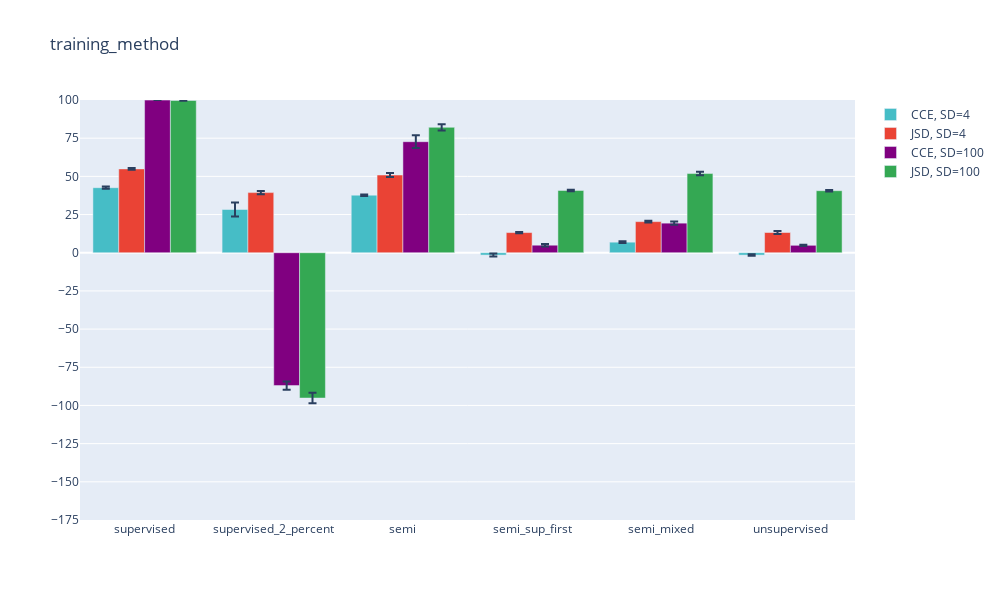
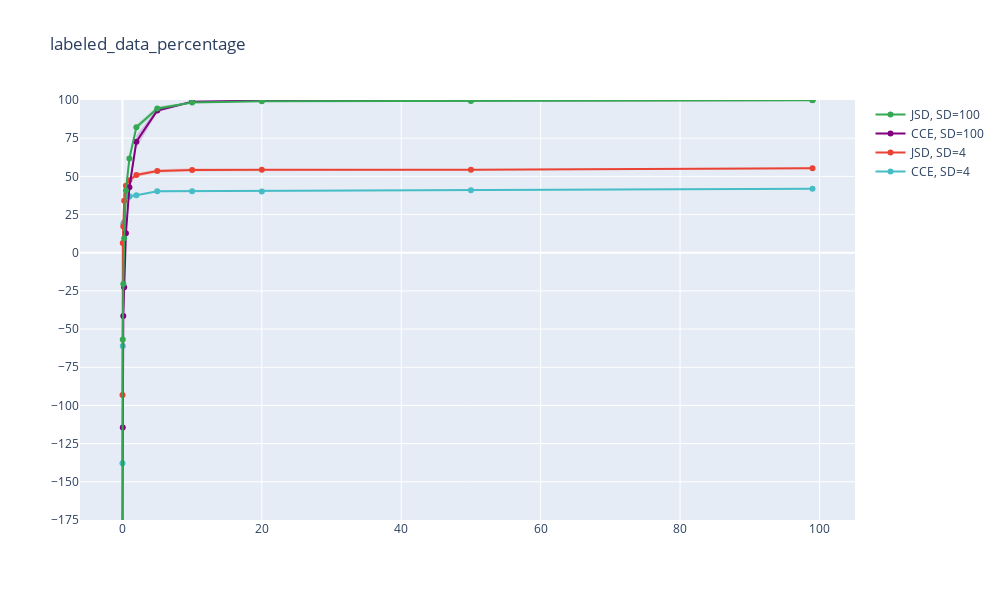
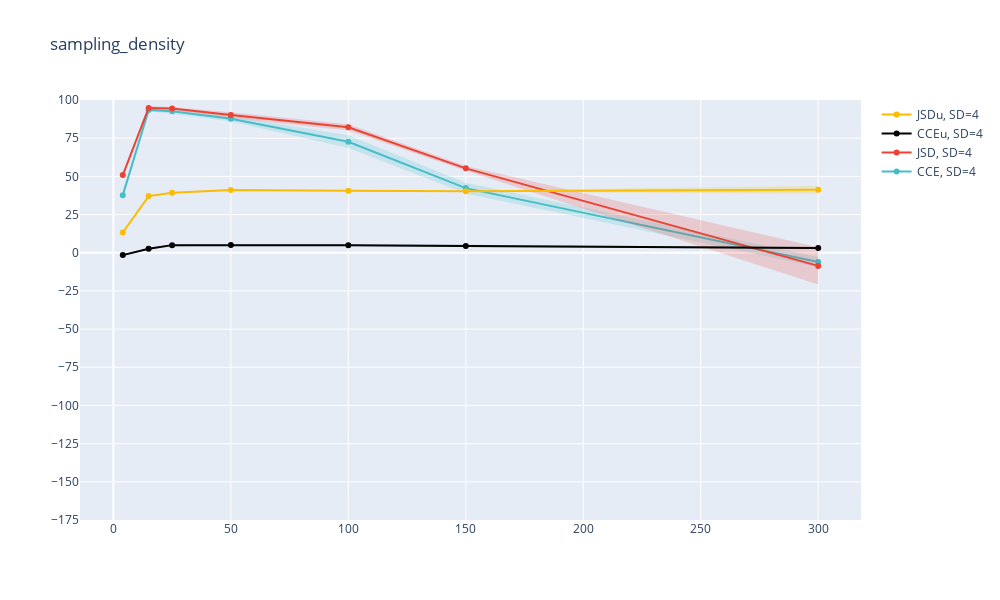
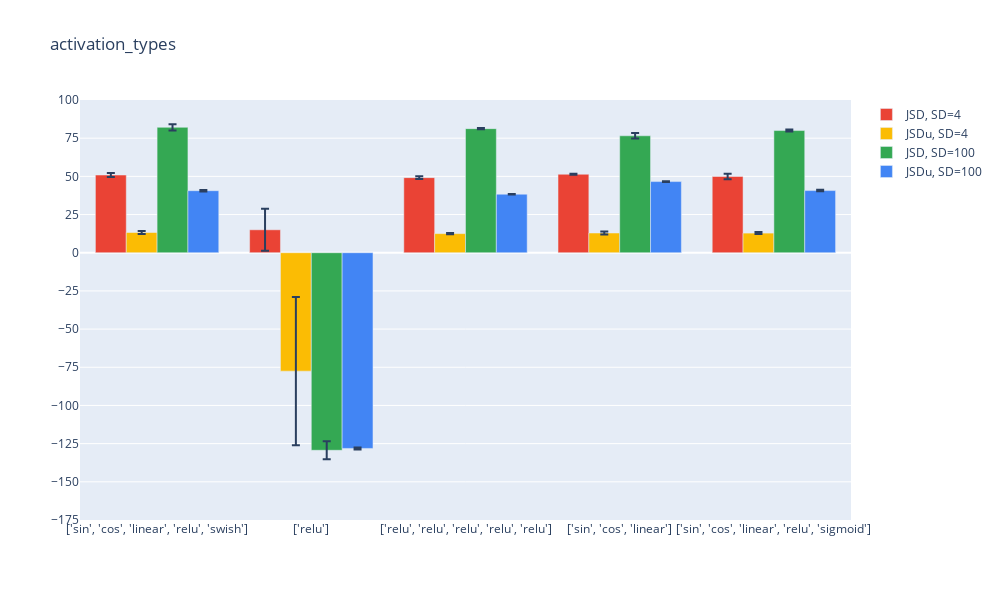

Write notebook code for charts like these, in order.
### Code cell
for i in range(len(parameters)):
    if i not in [0,1,2]:
        excluded_config_strings=['CCE, SD=4', 'CCEu, SD=4', 'CCE, SD=100','CCEu, SD=100']
    else:
        excluded_config_strings=[]
    plot_vals(i,USE_PLOTLY=True,excluded_config_strings=excluded_config_strings)

### Figure 1 — Plotly figure (JSON) as saved in the notebook; plotly's stock layout.template omitted (floating-point values rounded to 4 significant figures)
{"data": [{"error_y": {"array": [0.7104, 4.563, 0.4765, 0.9805, 0.5569, 0.4962]}, "marker": {"color": "#46BDC6"}, "name": "CCE, SD=4", "type": "bar", "x": ["supervised", "supervised_2_percent", "semi", "semi_sup_first", "semi_mixed", "unsupervised"], "y": [42.58, 28.31, 37.7, -1.531, 6.908, -1.556]}, {"error_y": {"array": [0.5693, 0.9914, 1.306, 0.4167, 0.62, 1.051]}, "marker": {"color": "#EA4335"}, "name": "JSD, SD=4", "type": "bar", "x": ["supervised", "supervised_2_percent", "semi", "semi_sup_first", "semi_mixed", "unsupervised"], "y": [54.88, 39.36, 50.87, 13.19, 20.36, 13.24]}, {"error_y": {"array": [0.01485, 2.689, 4.183, 0.7726, 1.01, 0.4057]}, "marker": {"color": "#800080"}, "name": "CCE, SD=100", "type": "bar", "x": ["supervised", "supervised_2_percent", "semi", "semi_sup_first", "semi_mixed", "unsupervised"], "y": [99.95, -87.0, 72.7, 4.92, 19.36, 4.854]}, {"error_y": {"array": [0.2287, 3.439, 2.027, 0.497, 1.129, 0.5208]}, "marker": {"color": "#34A853"}, "name": "JSD, SD=100", "type": "bar", "x": ["supervised", "supervised_2_percent", "semi", "semi_sup_first", "semi_mixed", "unsupervised"], "y": [99.66, -95.15, 82.11, 40.76, 51.83, 40.62]}], "layout": {"height": 600, "title": {"text": "training_method"}, "width": 1000, "yaxis": {"dtick": 25, "range": [-175, 100], "tick0": 0}}}

### Figure 2 — Plotly figure (JSON) as saved in the notebook; plotly's stock layout.template omitted (floating-point values rounded to 4 significant figures)
{"data": [{"marker": {"color": "#46BDC6"}, "mode": "lines+markers", "name": "CCE, SD=4", "type": "scatter", "x": [99, 50, 20, 10, 5, 2, 1, 0.5, 0.25, 0.125, 0.05, 0.01], "y": [41.96, 40.89, 40.11, 40.19, 40.18, 37.7, 36.83, 38.01, 20.1, 19.02, -61.13, -137.8]}, {"line": {"width": 0}, "marker": {"color": "#46BDC6"}, "mode": "lines", "name": "Upper bound", "showlegend": false, "type": "scatter", "x": [99, 50, 20, 10, 5, 2, 1, 0.5, 0.25, 0.125, 0.05, 0.01], "y": [42.19, 41.4, 40.28, 41.17, 40.8, 38.18, 39.43, 39.67, 33.49, 24.13, -27.7, -120.7]}, {"fill": "tonexty", "fillcolor": "rgba(70, 189, 198, 0.2)", "line": {"width": 0}, "marker": {"color": "#46BDC6"}, "mode": "lines", "name": "Lower bound", "showlegend": false, "type": "scatter", "x": [99, 50, 20, 10, 5, 2, 1, 0.5, 0.25, 0.125, 0.05, 0.01], "y": [41.73, 40.38, 39.94, 39.21, 39.56, 37.22, 34.23, 36.36, 6.706, 13.91, -94.56, -154.9]}, {"marker": {"color": "#EA4335"}, "mode": "lines+markers", "name": "JSD, SD=4", "type": "scatter", "x": [99, 50, 20, 10, 5, 2, 1, 0.5, 0.25, 0.125, 0.05, 0.01], "y": [55.28, 54.28, 54.32, 54.22, 53.5, 50.87, 47.42, 43.86, 34.1, 17.14, 6.351, -93.22]}, {"line": {"width": 0}, "marker": {"color": "#EA4335"}, "mode": "lines", "name": "Upper bound", "showlegend": false, "type": "scatter", "x": [99, 50, 20, 10, 5, 2, 1, 0.5, 0.25, 0.125, 0.05, 0.01], "y": [55.8, 54.7, 54.89, 55.27, 54.59, 52.18, 48.72, 45.96, 39.09, 20.48, 31.61, -72.02]}, {"fill": "tonexty", "fillcolor": "rgba(234, 67, 53, 0.2)", "line": {"width": 0}, "marker": {"color": "#EA4335"}, "mode": "lines", "name": "Lower bound", "showlegend": false, "type": "scatter", "x": [99, 50, 20, 10, 5, 2, 1, 0.5, 0.25, 0.125, 0.05, 0.01], "y": [54.75, 53.86, 53.75, 53.16, 52.4, 49.57, 46.12, 41.77, 29.11, 13.8, -18.9, -114.4]}, {"marker": {"color": "#800080"}, "mode": "lines+markers", "name": "CCE, SD=100", "type": "scatter", "x": [99, 50, 20, 10, 5, 2, 1, 0.5, 0.25, 0.125, 0.05, 0.01], "y": [99.97, 99.85, 99.63, 98.83, 93.13, 72.7, 42.93, 12.77, -22.64, -41.48, -114.5, -185.9]}, {"line": {"width": 0}, "marker": {"color": "#800080"}, "mode": "lines", "name": "Upper bound", "showlegend": false, "type": "scatter", "x": [99, 50, 20, 10, 5, 2, 1, 0.5, 0.25, 0.125, 0.05, 0.01], "y": [99.99, 99.87, 99.72, 99.01, 94.51, 76.88, 45.61, 18.96, -20.13, -33.48, -100.9, -171.9]}, {"fill": "tonexty", "fillcolor": "rgba(128, 0, 128, 0.2)", "line": {"width": 0}, "marker": {"color": "#800080"}, "mode": "lines", "name": "Lower bound", "showlegend": false, "type": "scatter", "x": [99, 50, 20, 10, 5, 2, 1, 0.5, 0.25, 0.125, 0.05, 0.01], "y": [99.96, 99.83, 99.53, 98.65, 91.74, 68.51, 40.24, 6.574, -25.15, -49.47, -128.0, -200.0]}, {"marker": {"color": "#34A853"}, "mode": "lines+markers", "name": "JSD, SD=100", "type": "scatter", "x": [99, 50, 20, 10, 5, 2, 1, 0.5, 0.25, 0.125, 0.05, 0.01], "y": [99.76, 99.4, 99.18, 98.35, 94.45, 82.11, 61.7, 40.78, 9.419, -20.52, -56.8, -183.8]}, {"line": {"width": 0}, "marker": {"color": "#34A853"}, "mode": "lines", "name": "Upper bound", "showlegend": false, "type": "scatter", "x": [99, 50, 20, 10, 5, 2, 1, 0.5, 0.25, 0.125, 0.05, 0.01], "y": [99.84, 99.75, 99.31, 98.62, 95.96, 84.14, 63.85, 45.48, 21.54, -6.056, -55.04, -130.1]}, {"fill": "tonexty", "fillcolor": "rgba(52, 168, 83, 0.2)", "line": {"width": 0}, "marker": {"color": "#34A853"}, "mode": "lines", "name": "Lower bound", "showlegend": false, "type": "scatter", "x": [99, 50, 20, 10, 5, 2, 1, 0.5, 0.25, 0.125, 0.05, 0.01], "y": [99.68, 99.05, 99.05, 98.08, 92.93, 80.09, 59.56, 36.08, -2.7, -34.97, -58.55, -237.5]}], "layout": {"height": 600, "title": {"text": "labeled_data_percentage"}, "width": 1000, "yaxis": {"dtick": 25, "range": [-175, 100], "tick0": 0}}}

### Figure 3 — Plotly figure (JSON) as saved in the notebook; plotly's stock layout.template omitted (floating-point values rounded to 4 significant figures)
{"data": [{"marker": {"color": "#46BDC6"}, "mode": "lines+markers", "name": "CCE, SD=4", "type": "scatter", "x": [4, 15, 25, 50, 100, 150, 300], "y": [37.7, 93.38, 92.58, 87.72, 72.7, 42.31, -6.089]}, {"line": {"width": 0}, "marker": {"color": "#46BDC6"}, "mode": "lines", "name": "Upper bound", "showlegend": false, "type": "scatter", "x": [4, 15, 25, 50, 100, 150, 300], "y": [38.18, 94.07, 94.24, 89.54, 76.88, 45.78, -2.751]}, {"fill": "tonexty", "fillcolor": "rgba(70, 189, 198, 0.2)", "line": {"width": 0}, "marker": {"color": "#46BDC6"}, "mode": "lines", "name": "Lower bound", "showlegend": false, "type": "scatter", "x": [4, 15, 25, 50, 100, 150, 300], "y": [37.22, 92.69, 90.93, 85.9, 68.51, 38.84, -9.427]}, {"marker": {"color": "#EA4335"}, "mode": "lines+markers", "name": "JSD, SD=4", "type": "scatter", "x": [4, 15, 25, 50, 100, 150, 300], "y": [50.87, 94.76, 94.5, 90.12, 82.11, 55.24, -8.61]}, {"line": {"width": 0}, "marker": {"color": "#EA4335"}, "mode": "lines", "name": "Upper bound", "showlegend": false, "type": "scatter", "x": [4, 15, 25, 50, 100, 150, 300], "y": [52.18, 96.12, 95.36, 92.02, 84.14, 56.77, 3.58]}, {"fill": "tonexty", "fillcolor": "rgba(234, 67, 53, 0.2)", "line": {"width": 0}, "marker": {"color": "#EA4335"}, "mode": "lines", "name": "Lower bound", "showlegend": false, "type": "scatter", "x": [4, 15, 25, 50, 100, 150, 300], "y": [49.57, 93.41, 93.64, 88.21, 80.09, 53.71, -20.8]}, {"marker": {"color": "#000000"}, "mode": "lines+markers", "name": "CCEu, SD=4", "type": "scatter", "x": [4, 15, 25, 50, 100, 150, 300], "y": [-1.556, 2.586, 4.972, 5.021, 4.854, 4.483, 3.03]}, {"line": {"width": 0}, "marker": {"color": "#000000"}, "mode": "lines", "name": "Upper bound", "showlegend": false, "type": "scatter", "x": [4, 15, 25, 50, 100, 150, 300], "y": [-1.06, 3.163, 5.624, 5.51, 5.26, 5.24, 3.616]}, {"fill": "tonexty", "fillcolor": "rgba(0, 0, 0, 0.2)", "line": {"width": 0}, "marker": {"color": "#000000"}, "mode": "lines", "name": "Lower bound", "showlegend": false, "type": "scatter", "x": [4, 15, 25, 50, 100, 150, 300], "y": [-2.052, 2.008, 4.321, 4.531, 4.449, 3.725, 2.444]}, {"marker": {"color": "#FBBC04"}, "mode": "lines+markers", "name": "JSDu, SD=4", "type": "scatter", "x": [4, 15, 25, 50, 100, 150, 300], "y": [13.24, 37.08, 39.27, 41.05, 40.62, 40.29, 41.24]}, {"line": {"width": 0}, "marker": {"color": "#FBBC04"}, "mode": "lines", "name": "Upper bound", "showlegend": false, "type": "scatter", "x": [4, 15, 25, 50, 100, 150, 300], "y": [14.29, 37.5, 39.74, 41.11, 41.14, 40.69, 43.83]}, {"fill": "tonexty", "fillcolor": "rgba(251, 188, 4, 0.2)", "line": {"width": 0}, "marker": {"color": "#FBBC04"}, "mode": "lines", "name": "Lower bound", "showlegend": false, "type": "scatter", "x": [4, 15, 25, 50, 100, 150, 300], "y": [12.19, 36.67, 38.79, 40.99, 40.09, 39.88, 38.65]}], "layout": {"height": 600, "title": {"text": "sampling_density"}, "width": 1000, "yaxis": {"dtick": 25, "range": [-175, 100], "tick0": 0}}}

### Figure 4 — Plotly figure (JSON) as saved in the notebook; plotly's stock layout.template omitted (floating-point values rounded to 4 significant figures)
{"data": [{"error_y": {"array": [1.306, 13.79, 0.9488, 0.3231, 1.834]}, "marker": {"color": "#EA4335"}, "name": "JSD, SD=4", "type": "bar", "x": ["['sin', 'cos', 'linear', 'relu', 'swish']", "['relu']", "['relu', 'relu', 'relu', 'relu', 'relu']", "['sin', 'cos', 'linear']", "['sin', 'cos', 'linear', 'relu', 'sigmoid']"], "y": [50.87, 15.02, 49.17, 51.38, 49.92]}, {"error_y": {"array": [1.051, 48.61, 0.4277, 1.058, 0.65]}, "marker": {"color": "#FBBC04"}, "name": "JSDu, SD=4", "type": "bar", "x": ["['sin', 'cos', 'linear', 'relu', 'swish']", "['relu']", "['relu', 'relu', 'relu', 'relu', 'relu']", "['sin', 'cos', 'linear']", "['sin', 'cos', 'linear', 'relu', 'sigmoid']"], "y": [13.24, -77.52, 12.51, 12.92, 12.85]}, {"error_y": {"array": [2.027, 5.859, 0.3318, 1.802, 0.6294]}, "marker": {"color": "#34A853"}, "name": "JSD, SD=100", "type": "bar", "x": ["['sin', 'cos', 'linear', 'relu', 'swish']", "['relu']", "['relu', 'relu', 'relu', 'relu', 'relu']", "['sin', 'cos', 'linear']", "['sin', 'cos', 'linear', 'relu', 'sigmoid']"], "y": [82.11, -129.4, 81.26, 76.56, 80.0]}, {"error_y": {"array": [0.5208, 0.6519, 0.1738, 0.188, 0.4703]}, "marker": {"color": "#4285F4"}, "name": "JSDu, SD=100", "type": "bar", "x": ["['sin', 'cos', 'linear', 'relu', 'swish']", "['relu']", "['relu', 'relu', 'relu', 'relu', 'relu']", "['sin', 'cos', 'linear']", "['sin', 'cos', 'linear', 'relu', 'sigmoid']"], "y": [40.62, -128.1, 38.33, 46.58, 40.69]}], "layout": {"height": 600, "title": {"text": "activation_types"}, "width": 1000, "yaxis": {"dtick": 25, "range": [-175, 100], "tick0": 0}}}
